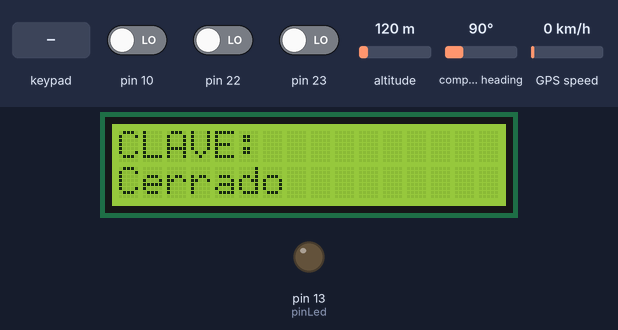
Simulated run of this sketch. Board: Arduino Uno, built with avr-gcc and run on an emulated ATmega328P. On the bench: 16×2 character LCD, output pins drawn as LEDs (lit = HIGH). Inputs (shaded band) come from the test bench; at power-on: pin 10 LOW, pin 22 LOW, pin 23 LOW, altitude 120 m, compass heading 90°, GPS speed 0 km/h. The GPS gets a fix after 3 s at 37.7749, -122.4194 with 8 satellites.

Above: at 1.3 s.
1.4 s: keypad keys 6 7 8 9 D pressed 0.4 s apart
At 4.1 s:
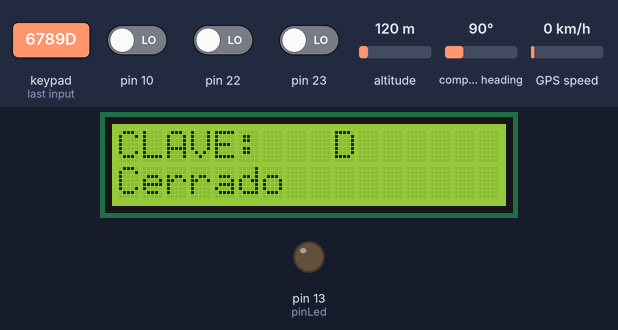
4.9 s: key 'D' pressed
At 5.4 s:
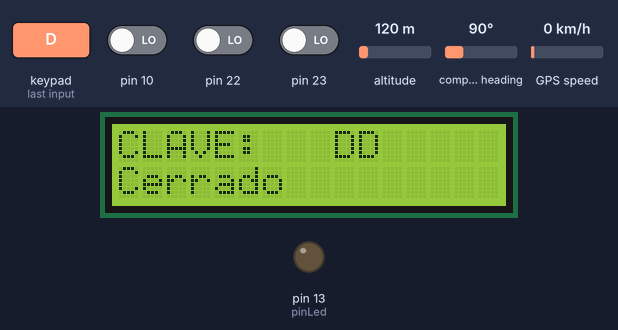
6.4 s: keypad keys 6 7 8 9 pressed 0.4 s apart
At 8.0 s:
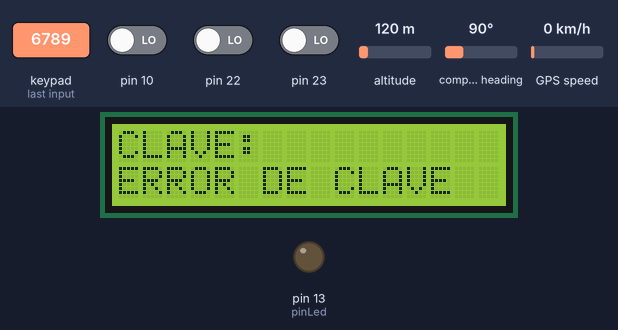
9.5 s: keypad keys 1 2 3 4 D pressed 0.4 s apart
At 12.4 s:
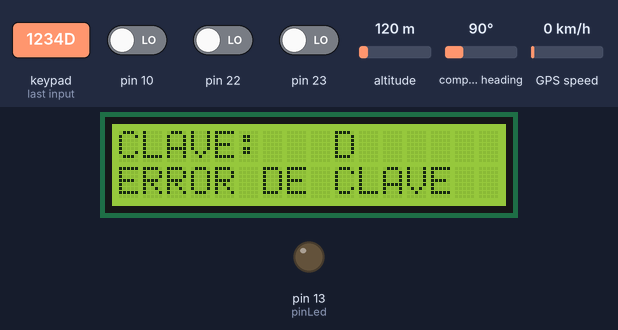
13.0 s: key 'D' pressed
At 14.0 s:
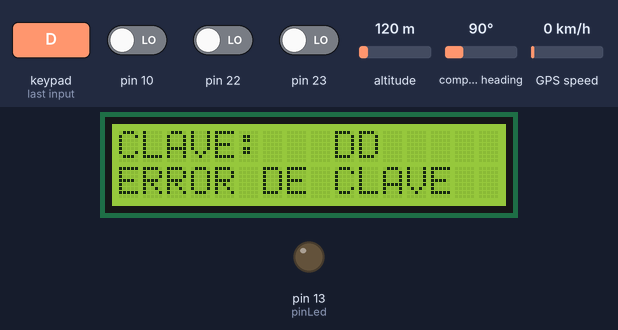
14.5 s: key '1' pressed
At 15.6 s:
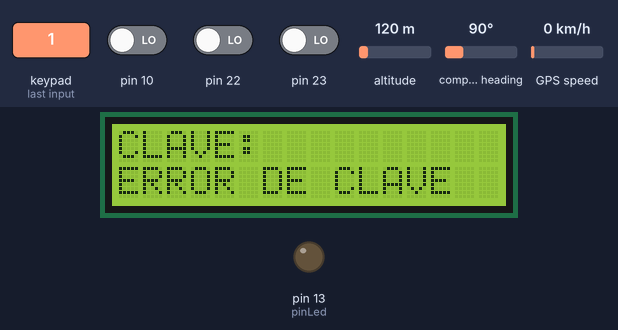
Timing chart, 0 to 17.0 s (numbered marks = the images above; inputs shaded):
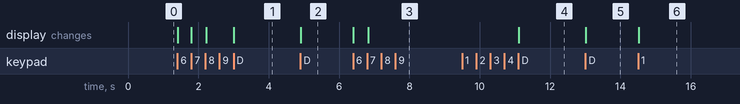

Measured:
- after the input at 1.4 s, the display: first changes at once (image 1 shows a later state)
- after the input at 4.9 s, the display: changes at once (image 2)
- after the input at 6.4 s, the display: first changes at once (image 3 shows a later state)
- after the input at 9.5 s, the display: changes after 1.6 s (image 4)
- after the input at 13.0 s, the display: changes at once (image 5)
- after the input at 14.5 s, the display: changes at once (image 6)

The sketch:

codArduino.ino
```cpp
#include <LiquidCrystal_I2C.h> // Libreria para el manejo de la pantalla LCD.
#include <Keypad.h> // Libreria para el manejo del teclado.
// Permite trabajar con el hardware directamente del MODULO-GPS
#include<SoftwareSerial.h>
// Permite interpretar los datos enviados por el GPS(los datos son enviados en codigo NMEA -> National Marine Electronics Asociation)
#include<TinyGPS.h>// TYNYGPS
// VARIABLES
char LetterKey; // Almacena la tecla presionada en el keypad
int estado = 0;  //0:cerrado 1:abierto.
char clave[5]; // Almacena la contraseña.
char clave_maestra[5] = "1234"; // Almacena la contraseña a comparar.
int indice; // indice del array
int fallos = 0;
int pinLed = 13;
float flat, flon;

// COMPONENTES:
//____________________PANTALLA LCD____________________
LiquidCrystal_I2C lcd(0x27,16,2); // Creamos un objeto para controlar los parametros (INFO) que se le envia al LED

//____________________KEYPAD____________________
const byte ROWS = 4;
const byte COLUMNS = 4;
char keys[ROWS][COLUMNS] = {
  {'1','2','3','A'},
  {'4','5','6','B'},
  {'7','8','9','C'},
  {'*','0','#','D'}
};

byte rowsPins[ROWS] = {2,3,4,5};
byte columnsPins[COLUMNS] = {6,7,8,9};

Keypad teclado = Keypad(makeKeymap(keys),rowsPins,columnsPins,ROWS,COLUMNS);

// ____________________MODULO GPS____________________
// DECLARAMOS UN OBJETO DE TIPO SOFTWARE-SERIAL
SoftwareSerial ss(12,11); // TX/RX
// DECLARAMOS UN OBJETO DE TIPO TINY-GPS
TinyGPS gps;

void setup() {
  // PANTALLA LCD
  lcd.init();
  lcd.backlight();
  lcd.clear();
  lcd.setCursor(0,0);
  lcd.print("CLAVE:");
  lcd.setCursor(0,1);
  lcd.print("Cerrado         ");
  limpiar();
  // MODULO GPS
  Serial.begin(115200);
  // LE DECIMOS AL MODULO GPS QUE ME ENVIE LOS DATOS A LA VELOCIDAD DE 9600 baudios
  ss.begin(9600);
  // LED
  pinMode(pinLed,OUTPUT);
}

void loop() {
  LetterKey = teclado.getKey();
  if (LetterKey){
    if (strstr('#',LetterKey)){
      limpiar();
      indice = 0;
    }else{
      clave[indice] = LetterKey;
      indice++;
      lcd.print(LetterKey);
    }
  }

  if (indice == 4){
    if(!strcmp(clave,clave_maestra)){
      abrir();
    }else{
       error();
    }
     indice = 0;
  }

  if(ss.available()>0){
    // VERIFICA LA CONVERCIÓN DE INFORMACIÓN DE NMEA A COORDENADAS POLARES LEIBLES(LAT,LNG)
    if(gps.encode(ss.read())){
      // VARIABLES (LAT,LON)
      gps.f_get_position(&flat, &flon);
    }
  }
}

// ______Funcion limpiar______
void limpiar(){
  lcd.setCursor(0,0);
  lcd.print("CLAVE:          ");
  lcd.setCursor(9,0);
}

// ______Funcion abrir______
void abrir(){
  if (estado == 0){
    estado = 1;
    lcd.setCursor(0,1);
    lcd.print("Abierto         ");
    fallos = 0;
  }else{
    estado = 0;
    lcd.setCursor(0,1);
    lcd.print("Cerrado         ");
  }
  limpiar();
  digitalWrite(pinLed,LOW);
}

// ______Funcion error______
void error(){
  if (estado == 0){
    fallos += 1;
    if (fallos == 3){
      localizar();
      fallos = 0;
    }
  }

  lcd.setCursor(0,1);
  lcd.print("ERROR DE CLAVE  ");
  limpiar();
}

// ______Funcion localizar______
void localizar(){
  digitalWrite(pinLed,HIGH);
  Serial.println(String(flat,6) + "," + String(flon,6));
}
```
